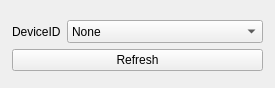
<?xml version="1.0" encoding="UTF-8"?>
<ui version="4.0">
 <class>MainWindow</class>
 <widget class="QMainWindow" name="MainWindow">
  <property name="windowModality">
   <enum>Qt::NonModal</enum>
  </property>
  <property name="enabled">
   <bool>true</bool>
  </property>
  <property name="geometry">
   <rect>
    <x>0</x>
    <y>0</y>
    <width>275</width>
    <height>88</height>
   </rect>
  </property>
  <property name="sizePolicy">
   <sizepolicy hsizetype="Preferred" vsizetype="Expanding">
    <horstretch>0</horstretch>
    <verstretch>0</verstretch>
   </sizepolicy>
  </property>
  <property name="windowTitle">
   <string>MainWindow</string>
  </property>
  <widget class="QWidget" name="centralwidget">
   <widget class="QWidget" name="layoutWidget">
    <property name="geometry">
     <rect>
      <x>12</x>
      <y>20</y>
      <width>251</width>
      <height>51</height>
     </rect>
    </property>
    <layout class="QGridLayout" name="gridLayout">
     <item row="0" column="0">
      <layout class="QHBoxLayout" name="horizontalLayout">
       <item>
        <widget class="QLabel" name="label">
         <property name="text">
          <string>DeviceID</string>
         </property>
        </widget>
       </item>
       <item>
        <widget class="QComboBox" name="comboBox">
         <property name="sizePolicy">
          <sizepolicy hsizetype="MinimumExpanding" vsizetype="Expanding">
           <horstretch>0</horstretch>
           <verstretch>0</verstretch>
          </sizepolicy>
         </property>
         <property name="minimumSize">
          <size>
           <width>69</width>
           <height>0</height>
          </size>
         </property>
         <item>
          <property name="text">
           <string>None</string>
          </property>
         </item>
        </widget>
       </item>
      </layout>
     </item>
     <item row="1" column="0">
      <widget class="QPushButton" name="pushButton">
       <property name="text">
        <string>Refresh</string>
       </property>
      </widget>
     </item>
    </layout>
   </widget>
  </widget>
 </widget>
 <resources/>
 <connections>
  <connection>
   <sender>pushButton</sender>
   <signal>clicked()</signal>
   <receiver>MainWindow</receiver>
   <slot>getPNG()</slot>
   <hints>
    <hint type="sourcelabel">
     <x>161</x>
     <y>58</y>
    </hint>
    <hint type="destinationlabel">
     <x>170</x>
     <y>79</y>
    </hint>
   </hints>
  </connection>
  <connection>
   <sender>comboBox</sender>
   <signal>activated(QString)</signal>
   <receiver>MainWindow</receiver>
   <slot>getDev()</slot>
   <hints>
    <hint type="sourcelabel">
     <x>115</x>
     <y>32</y>
    </hint>
    <hint type="destinationlabel">
     <x>12</x>
     <y>9</y>
    </hint>
   </hints>
  </connection>
 </connections>
 <slots>
  <slot>getPNG()</slot>
  <slot>getDev()</slot>
 </slots>
</ui>
